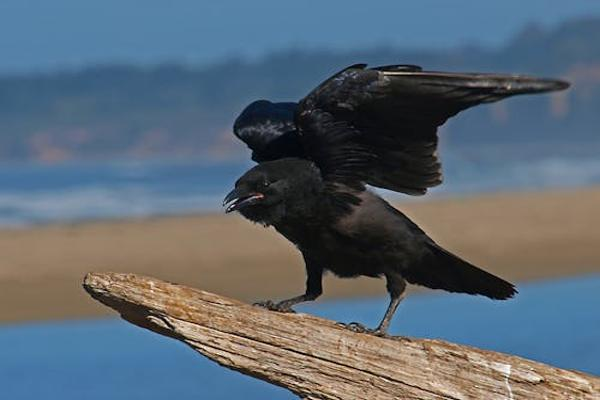
#> input picture App/temp_query_image.jpg, 600 x 400 px
$ python -i feature_extractor.py   (imports and definitions only)   (older library calls are emulated)
#> lines starting #> are read from the running program, lines starting #| are printed output that depends on the picture; after the words box and inside, x2 and y2 are one past the last pixel; in counts of white or black regions, pixels touching at a corner belong together
#> in extract_features, img is the input picture: shape (400, 600, 3); mean B, G, R 115, 103.8, 91.2
# feature_extractor.py
import cv2
import numpy as np
from skimage import feature, color # Sử dụng skimage.feature và skimage.color
from skimage.feature import graycomatrix, graycoprops
from collections import Counter

class BirdFeatureExtractor:
    def __init__(self):
        pass

    def remove_background(self, img):
        # Chuyển sang xám và nhị phân hóa
        gray = cv2.cvtColor(img, cv2.COLOR_RGB2GRAY)
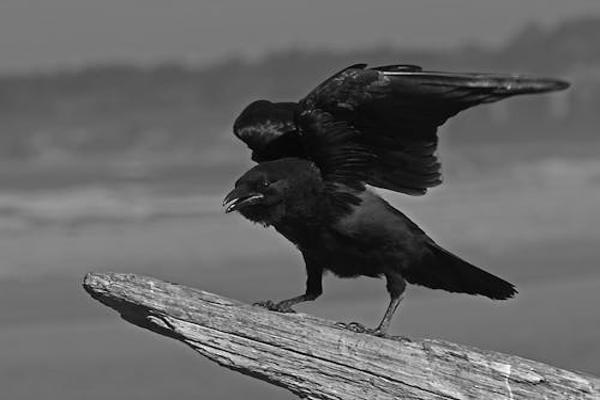
#> gray: shape (400, 600); min 0, max 254, mean 101.3
        _, thresh = cv2.threshold(gray, 0, 255, cv2.THRESH_BINARY + cv2.THRESH_OTSU)
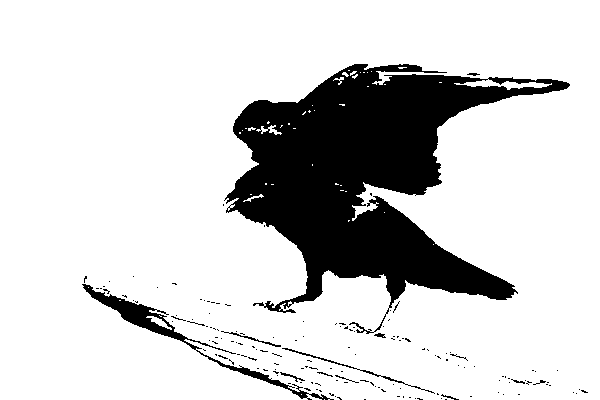
#> thresh: shape (400, 600); 82.3% white; 158 black regions (144 under 20 px)
        contours, _ = cv2.findContours(thresh, cv2.RETR_EXTERNAL, cv2.CHAIN_APPROX_SIMPLE)
#> contours = 2 contours, 1 with area under 20; largest, box (x1, y1, x2, y2) and area: (0, 0, 600, 400) 238842
        if not contours:
            return img  # Không tìm thấy contour, trả về ảnh gốc
        mask = np.zeros_like(gray)
        cv2.drawContours(mask, [max(contours, key=cv2.contourArea)], -1, 255, -1)
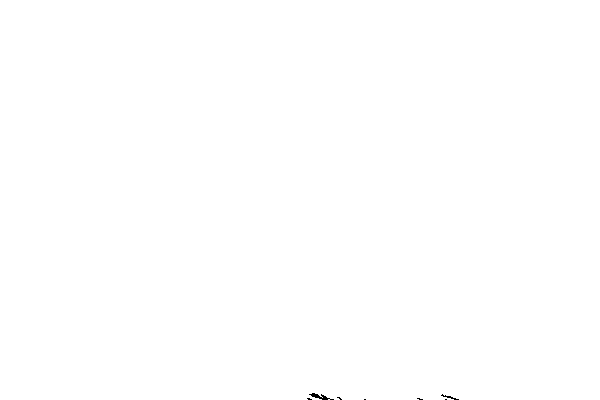
#> mask: shape (400, 600); 99.9% white; black in thin lines or dots, all inside (x1, y1, x2, y2) = (307, 393, 459, 400)
        # Áp dụng mask lên ảnh RGB
        img_fg = cv2.bitwise_and(img, img, mask=mask)
        return img_fg

    def extract_features(self, image_path):
        """Trích xuất tất cả các đặc trưng từ ảnh."""
        img = cv2.imread(image_path)
        if img is None:
            raise ValueError(f"Không thể đọc ảnh: {image_path}")

        img_rgb = cv2.cvtColor(img, cv2.COLOR_BGR2RGB)
        img_fg = self.remove_background(img_rgb)
        img_for_processing = img_fg.copy()

        color_features = self.extract_color_features(img_for_processing) # Dự kiến 44 đặc trưng
        shape_features = self.extract_shape_features(img_for_processing) # Dự kiến 20 đặc trưng
        texture_features = self.extract_texture_features(img_for_processing) # Dự kiến 52 đặc trưng

        # Kết hợp tất cả các đặc trưng thành một vector đặc trưng (tổng cộng 44+20+52 = 116 đặc trưng)
        all_features = np.concatenate([color_features, shape_features, texture_features])
        return all_features

    def extract_color_features(self, img):
        """Trích xuất đặc trưng màu sắc: Biểu đồ HSV và màu chủ đạo."""
        hsv_img = cv2.cvtColor(img, cv2.COLOR_RGB2HSV)
#> hsv_img: shape (400, 600, 3); mean H, S, V 74.3, 93.5, 128.3

        h_bins, s_bins, v_bins = 8, 8, 8
        h_hist = cv2.calcHist([hsv_img], [0], None, [h_bins], [0, 180])
#> h_hist = [75916, 6985, 935, 4302, 139155, 10621, 799, 1287]
        s_hist = cv2.calcHist([hsv_img], [1], None, [s_bins], [0, 256])
#> s_hist = [21702, 29561, 72133, 71030, 42665, 1538, 612, 759]
        v_hist = cv2.calcHist([hsv_img], [2], None, [v_bins], [0, 256])
#> v_hist = [25551, 13664, 5034, 33309, 88242, 68717, 4820, 663]

        h_hist = cv2.normalize(h_hist, h_hist).flatten() # 8
#> h_hist = [0.477, 0.0439, 0.00588, 0.027, 0.875, 0.0668, 0.00502, 0.00809]
        s_hist = cv2.normalize(s_hist, s_hist).flatten() # 8
#> s_hist = [0.187, 0.255, 0.623, 0.613, 0.368, 0.0133, 0.00528, 0.00655]
        v_hist = cv2.normalize(v_hist, v_hist).flatten() # 8
#> v_hist = [0.212, 0.113, 0.0418, 0.277, 0.733, 0.571, 0.04, 0.0055]

        pixels = hsv_img.reshape((-1, 3))
        pixels = np.float32(pixels)
        criteria = (cv2.TERM_CRITERIA_EPS + cv2.TERM_CRITERIA_MAX_ITER, 100, 0.2)
        k = 5
        _, labels, centers = cv2.kmeans(pixels, k, None, criteria, 10, cv2.KMEANS_RANDOM_CENTERS)
#> centers = [[115.1, 63.18, 30.26], [15.09, 80.51, 149.6], [29.27, 35.03, 35.44], [103.4, 130.8, 152.9], [106.9, 76.95, 136.7]]

        counts = Counter(labels.flatten())
#> counts = {3: 91343, 4: 41150, 0: 20726, 2: 21032, 1: 65749}
        total_pixels = float(len(labels))
#> total_pixels = 240000
        dominant_color_features = np.zeros(k * 4) # 5 * 4 = 20

        for i in range(k):
            dominant_color_features[i*4 + 0] = centers[i][0] / 180.0  # H normalized
            dominant_color_features[i*4 + 1] = centers[i][1] / 255.0  # S normalized
            dominant_color_features[i*4 + 2] = centers[i][2] / 255.0  # V normalized
            dominant_color_features[i*4 + 3] = counts.get(i, 0) / total_pixels  # Tỷ lệ
#> after the loop, dominant_color_features = 20 values, max 0.639 at index 0, min 0.0839 at index 4, mean 0.327

        color_features = np.concatenate([h_hist, s_hist, v_hist, dominant_color_features]) # 8+8+8+20 = 44
#> color_features = 44 values, max 0.875 at index 4, min 0.00502 at index 6, mean 0.276
        return color_features

    def extract_shape_features(self, img):
        """Trích xuất đặc trưng hình dạng: Tỷ lệ hình học, Mô-men Hu và Fourier Descriptors."""
        gray = cv2.cvtColor(img, cv2.COLOR_RGB2GRAY)
        blurred = cv2.GaussianBlur(gray, (5, 5), 0)
        _, thresh = cv2.threshold(blurred, 0, 255, cv2.THRESH_BINARY + cv2.THRESH_OTSU)
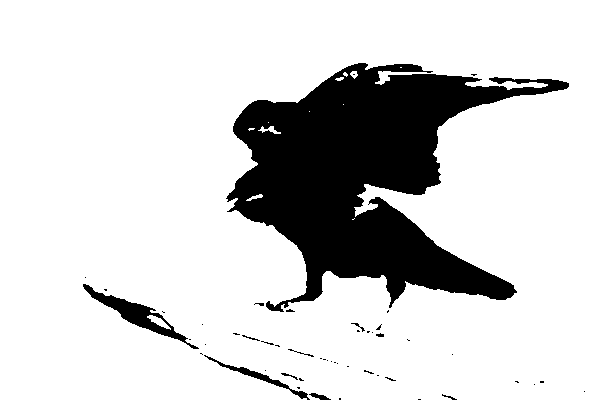
#> thresh: shape (400, 600); 82.7% white; 50 black regions (40 under 20 px)
        contours, _ = cv2.findContours(thresh, cv2.RETR_EXTERNAL, cv2.CHAIN_APPROX_SIMPLE)
#> contours = 1 contour; box (x1, y1, x2, y2) and area: (0, 0, 600, 400) 238290

        if not contours:
            return np.zeros(20) # Phù hợp với số lượng đặc trưng hình dạng (3+7+10=20)

        largest_contour = max(contours, key=cv2.contourArea)
#> largest_contour = contour of 199 points, box (x1, y1, x2, y2) (0, 0, 600, 400), area 238290

        x, y, w, h = cv2.boundingRect(largest_contour)
#> x = 0; y = 0; w = 600; h = 400
        aspect_ratio = float(w) / h if h > 0 else 0
#> aspect_ratio = 1.5
        area = cv2.contourArea(largest_contour)
#> area = 238289.5
        perimeter = cv2.arcLength(largest_contour, True)
#> perimeter = 2303.1
        circularity = (4 * np.pi * area) / (perimeter**2) if perimeter > 0 else 0
#> circularity = 0.565
        hull = cv2.convexHull(largest_contour)
#> hull = [[599, 0], [599, 399], [0, 399], [0, 0]]
        hull_area = cv2.contourArea(hull)
#> hull_area = 239001
        solidity = float(area) / hull_area if hull_area > 0 else 0
#> solidity = 0.997
        geometric_ratios = [aspect_ratio, circularity, solidity] # 3 đặc trưng
#> geometric_ratios = [1.5, 0.565, 0.997]

        moments = cv2.moments(largest_contour)
#> moments = moments, m00 238289.5, centre m10/m00, m01/m00 = (299.6, 199)
        hu_moments = cv2.HuMoments(moments).flatten()
#> hu_moments = [0.181, 0.00495, 1.24e-07, 2.59e-08, -1.16e-15, -1.54e-09, 8.93e-16]
        hu_moments = -np.sign(hu_moments) * np.log10(np.abs(hu_moments) + 1e-10) # 7 đặc trưng
#> hu_moments = [0.742, 2.31, 6.91, 7.59, -10, -8.79, 10]

        contour_points = largest_contour.reshape(-1, 2)
#> contour_points = 199 pairs, first value 0 to 599, second value 0 to 399
        fourier_descriptors = np.zeros(10) # 10 đặc trưng
        if len(contour_points) >= 5: # Cần đủ điểm cho FFT
            complex_coords = contour_points[:, 0] + 1j * contour_points[:, 1]
            fourier_result = np.fft.fft(complex_coords)
            if len(fourier_result) > 10 and np.abs(fourier_result[0]) > 1e-9: # Cần ít nhất 11 hệ số
                 fourier_descriptors = np.abs(fourier_result[1:11]) / np.abs(fourier_result[0])
#> fourier_descriptors = [0.0823, 0.0277, 0.0202, 0.0168, 0.00786, 0.00675, 0.00369, 0.00245, 0.0022, 0.000932]


        shape_features = np.concatenate([
            geometric_ratios,
            hu_moments,
            fourier_descriptors
        ]) # 3 + 7 + 10 = 20 đặc trưng
#> shape_features = 20 values, max 10 at index 9, min -10 at index 7, mean 0.599
        return shape_features

    def extract_texture_features(self, img):
        """Trích xuất đặc trưng kết cấu: Haralick (GLCM) và Gabor."""
        gray = cv2.cvtColor(img, cv2.COLOR_RGB2GRAY)

        distances = [1]
        angles = [0, np.pi/4, np.pi/2, 3*np.pi/4] # 4 angles
        glcm = graycomatrix(gray, distances, angles, 256, symmetric=True, normed=True)

        haralick_features_list = []
        properties = ['contrast', 'dissimilarity', 'homogeneity', 'energy', 'correlation'] # 5 properties
        for prop in properties:
            feature_val = graycoprops(glcm, prop).flatten() # Mỗi prop cho ra 4 giá trị (1 per angle)
            haralick_features_list.append(feature_val)
#> this loop made 5 passes
#> feature_val on passes 1 to 5: [59.98, 159.5, 200.9, 285.8], [2.74, 4.86, 5.14, 6.05], [0.683, 0.525, 0.552, 0.53], [0.0963, 0.0743, 0.0776, 0.075], [0.98, 0.948, 0.934, 0.907]
#> after the loop, haralick_features_list = [[59.98, 159.5, 200.9, 285.8], [2.74, 4.86, 5.14, 6.05], [0.683, 0.525, 0.552, 0.53], [0.0963, 0.0743, 0.0776, 0.075], [0.98, 0.948, 0.934, 0.907]]
        haralick_features = np.concatenate(haralick_features_list) # 5 * 4 = 20 đặc trưng
#> haralick_features = 20 values, max 285.8 at index 3, min 0.0743 at index 13, mean 36.57

        num_theta, num_sigma, num_frequency = 4, 2, 2
        theta_vals = np.linspace(0, np.pi, num_theta, endpoint=False) # Sử dụng endpoint=False để tránh trùng lặp 0 và pi
        sigma_vals = [1, 3]
        frequency_vals = [0.1, 0.4]
        gabor_features_list = []

        for t in theta_vals:
            for s in sigma_vals:
                for f in frequency_vals:
                    kernel = cv2.getGaborKernel((21, 21), s, t, 1/f, 0.5, 0, ktype=cv2.CV_32F) # Gabor wavelength is 1/frequency
                    filtered_img = cv2.filter2D(gray, cv2.CV_8UC3, kernel)
                    gabor_features_list.extend([np.mean(filtered_img), np.std(filtered_img)])
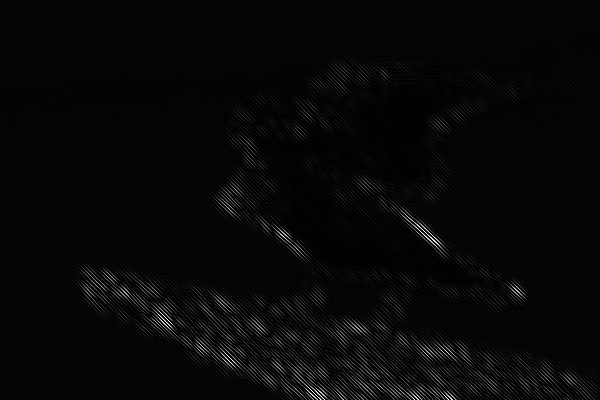
#> filtered_img: shape (400, 600); min 0, max 255, mean 7.7
#> after the loop, gabor_features_list = 32 values, max 254.1 at index 12, min 4.51 at index 6, mean 81.04
        gabor_features = np.array(gabor_features_list) # 4*2*2*2 = 32 đặc trưng
#> gabor_features has the same summary as gabor_features_list

        texture_features = np.concatenate([haralick_features, gabor_features]) # 20 + 32 = 52 đặc trưng
#> texture_features = 52 values, max 285.8 at index 3, min 0.0743 at index 13, mean 63.93
        return texture_features

>>> result = BirdFeatureExtractor().extract_features('temp_query_image.jpg')
#> in extract_features, `all_features = np.concatenate([color_features, shape_features, texture..`: all_features = 116 values, max 285.8 at index 67, min -10 at index 51, mean 28.87
#> result has the same summary as all_features in extract_features
